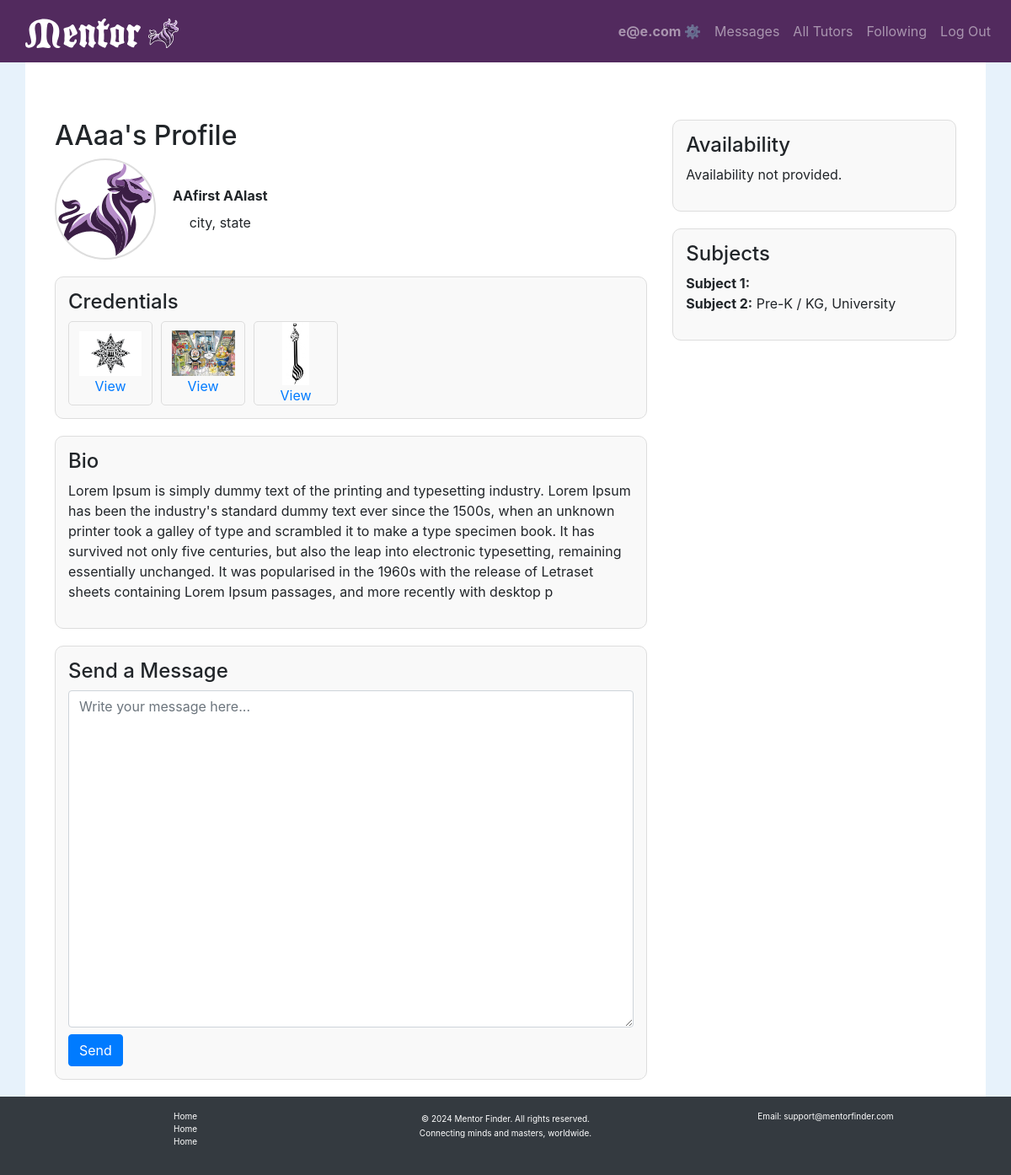
Page /profile/2/ (signed in) on the committed database.
### tutorhub/models.py (models this page shows, shortened)
class User(AbstractUser):
    nickname = models.CharField(max_length=50, blank=True, null=True)
    email = models.EmailField(unique=True)
    is_tutor = models.BooleanField(default=False)
    street_address = models.TextField(blank=True, null=True)
    city = models.CharField(max_length=100, blank=True, null=True)
    state = models.CharField(max_length=100, blank=True, null=True)
    zip_code = models.CharField(max_length=10, blank=True, null=True)
    profile_image = models.ImageField(upload_to="profile_images/", blank=True, null=True)
    bio = models.TextField(blank=True, null=True)
    birthdate = models.DateField(blank=True, null=True)
    availability = models.JSONField(default=dict, blank=True, null=True)  # Only used if is_tutor is True
    subject_grades = models.ManyToManyField('SubjectGrade', blank=True, related_name="users")  # Added field
    liked_by = models.ManyToManyField("self", symmetrical=False, blank=True, related_name="liked_tutors")
    USERNAME_FIELD = "email"
    REQUIRED_FIELDS = ["username"]

class Credential(models.Model):
    file = models.FileField(upload_to="credentials/")
    user = models.ForeignKey(User, related_name="credentials", on_delete=models.CASCADE)

class SubjectGrade(models.Model):
    tutor = models.ForeignKey(User, on_delete=models.CASCADE, related_name="tutor_subject_grades")
    subject = models.CharField(max_length=100)
    grade_levels = models.JSONField(default=list)  # Stores grade levels as a list (e.g., ["Elementary", "High School"])
    class Meta:
        unique_together = ('tutor', 'subject')  # Each tutor can teach a subject only once.

### tutorhub/views.py (the view)
# urls.py: path('profile/<int:user_id>/', views.profile, name='profile'),  # View another user's profile
@login_required
def profile(request, user_id=None):
    profile_user = request.user if user_id is None else get_object_or_404(User, id=user_id)
    credentials = profile_user.credentials.all()
    for credential in credentials:
        credential.is_image = credential.file.url.lower().endswith(('.jpg', '.jpeg', '.png'))
    return render(request, 'tutorhub/profile.html', {
        'profile': profile_user,
        'credentials': credentials,
        'is_own_profile': profile_user == request.user,
    })

### tutorhub/templates/tutorhub/profile.html (shortened to what this page needs)
{% extends "tutorhub/layout.html" %}
{% load static %}
{% block body %}
<div class="container mt-5">
    <div class="row">
        <div class="col-md-8">
            <h2>{{ profile.nickname }}'s Profile</h2>
            <div class="profile-header">
                <div id="stack-vertical">
                    {% if profile.profile_image %}
                        <img id="profile-img" src="{{ profile.profile_image.url }}" alt="{{ profile.nickname }}">
                    {% else %}
                        <img id="profile-img" src="{% static 'tutorhub/images/mentor-logo-bull.svg' %}" alt="Default Logo">
                    {% endif %}
                </div>
                <div id="stack-vertical">
                    <strong>{{ profile.first_name }} {{ profile.last_name }}</strong>
                    <div>{{ profile.city|default:"City not available" }}, {{ profile.state|default:"State not available" }}</div>
                </div>
            </div>
            <div class="credentials-container">
                <h4>Credentials</h4>
                <div style="display: flex; flex-wrap: wrap; gap: 10px;">
                    {% for credential in credentials %}
                        <a href="{{ credential.file.url }}" target="_blank">
                            <div class="credential-box">
                                {% if credential.is_image %}
                                    <img src="{{ credential.file.url }}" alt="Credential Image">
                                {% else %}
                                    <img src="{% static 'tutorhub/images/credential-icon.png' %}" alt="Default Credential Icon">
                                {% endif %}
                                <div>View</div>
                            </div>
                        </a>
                    {% empty %}
                        <p>No credentials available.</p>
                    {% endfor %}
                </div>
            </div>
            <div class="bio-container">
                <h4>Bio</h4>
                <p>{{ profile.bio|default:"No bio available." }}</p>
            </div>
            {% if user.is_authenticated %}
            <div class="message-container">
                <h4>Send a Message</h4>
                <form action="{% url 'send_message' profile.id %}" method="post">
                    <textarea name="content" rows="3" class="form-control mb-2" placeholder="Write your message here..." required></textarea>
                    <button type="submit" class="btn btn-primary">Send</button>
                </form>
            </div>
            {% endif %}
        </div>
        <div class="col-md-4">
            <div class="right-column-section">
                <h4>Availability</h4>
                <ul>
                    {% for day, time in profile.availability.items %}
                        <li><strong>{{ day|title }}:</strong> {{ time }}</li>
                    {% empty %}
                        <p>Availability not provided.</p>
                    {% endfor %}
                </ul>
            </div>
            <div class="right-column-section">
                <h4>Subjects</h4>
                <ul>
                    {% for subject_grade in profile.tutor_subject_grades.all %}
                        <li><strong>{{ subject_grade.subject }}:</strong> {{ subject_grade.grade_levels|join:", " }}</li>
                    {% empty %}
                        <p>No subjects available.</p>
                    {% endfor %}
                </ul>
            </div>
        </div>
    </div>
</div>
{% endblock %}

### tutorhub/templates/tutorhub/layout.html (shortened to what this page needs)
{% load static %}
<!DOCTYPE html>
<html lang="en">
    <head>
        <link rel="stylesheet" href="https://stackpath.bootstrapcdn.com/bootstrap/4.4.1/css/bootstrap.min.css">
        <link rel="stylesheet" href="{% static 'tutorhub/styles.css' %}">
    </head>
    <body>
    <nav class="navbar navbar-expand-lg navbar-dark sticky-top">
        <a class="navbar-brand"  href="{% url 'index' %}">
            <div>
                <img class="navbar-logo" src="{% static '/tutorhub/images/mentor-logo-text.svg' %}" alt="Mentor Logo" class="logo">
                <img class="navbar-logo" src="{% static '/tutorhub/images/mentor-logo-bull.svg' %}" alt="Mentor Logo" class="logo">
            </div>
        </a>
        <div class="ml-auto">
            <ul class="navbar-nav mr-auto">
                {% if user.is_authenticated %}
                    <li class="nav-item"><a class="nav-link" id="menu-username" href="{% url 'my_profile' %}"><strong>{{ user.username }} ⚙️</strong></a></li>
                    <li class="nav-item"><a class="nav-link" id="menu-messages" href="#">Messages
                        <a></li>
                {% endif %}
                    <li class="nav-item"><a class="nav-link" id="menu-all-tutors" href="{% url 'index' %}">All Tutors</a></li>
                {% if user.is_authenticated %}
                    <li class="nav-item"><a class="nav-link" id="menu-following" href="#">Following</a></li>
                    <li class="nav-item"><a class="nav-link" href="{% url 'logout' %}">Log Out</a></li>
                {% else %}
                    <li class="nav-item"><a class="nav-link" href="{% url 'login' %}">Log In</a></li>
                    <li class="nav-item"><a class="nav-link" href="{% url 'register' %}">Register</a></li>
                {% endif %}
            </ul>
        </div>
    </nav>
    <div id="main-content">
        {% block body %}
        {% endblock %}
    </div>
    </body>
    <footer class="bg-dark text-white mt-auto py-3">
        <div class="container" id="footer-title">
            <div class="row">
                <div class="col-md-4 text-center">
                    <ul class="list-unstyled" id="footer-link">
                        <li><a href="{% url 'index' %}" class="text-white">Home</a></li>
                        <li><a href="{% url 'index' %}" class="text-white">Home</a></li>
                        <li><a href="{% url 'index' %}" class="text-white">Home</a></li>
                    </ul>
                </div>
                <div class="col-md-4 text-center">
                    <span class="mb-0" id="footer-link">© {% now "Y" %} Mentor Finder. All rights reserved.</u>
                    <p id="footer-link">Connecting minds and masters, worldwide.</p>
                </div>
                <div class="col-md-4 text-center">
                    <p id="footer-link">Email: support@mentorfinder.com</p>
                </div>
            </div>
        </div>
    </footer>
</html>

### tutorhub/static/tutorhub/styles.css (style rules this page uses)
body { background-color: rgb(231, 242, 251); }
html, body { height: 100%; margin: 0; display: flex; flex-direction: column; }
#main-content { background-color: white; margin: 0 30px; width: auto; display: flex; flex-direction: column; flex: 1; padding: 20px; }
.navbar { background-color: #522A5E; padding-left: 30px; }
.navbar-brand { font-size: xx-large }
.navbar-logo { height: 35px; width: auto; max-height: 50px; }
ul { list-style: none; }
textarea { min-height: 400px; }
#stack-vertical { display: flex; flex-direction: column; align-items: center; gap: 8px; }
.profile-header { display: flex; gap: 20px; align-items: center; }
#profile-img { width: 120px; height: 120px; object-fit: cover; border-radius: 50%; border: 2px solid #ddd; }
.credentials-container { margin-top: 20px; padding: 15px; border: 1px solid #ddd; border-radius: 10px; background-color: #f9f9f9; }
.credential-box { border: 1px solid #ddd; padding: 10px; text-align: center; border-radius: 5px; width: 100px; height: 100px; display: flex; flex-direction: column; justify-content: center; align-items: center; }
.credential-box img { max-width: 75px; max-height: 75px; object-fit: fill; }
.bio-container { margin-top: 20px; padding: 15px; border: 1px solid #ddd; border-radius: 10px; background-color: #f9f9f9; }
.message-container { margin-top: 20px; padding: 15px; border: 1px solid #ddd; border-radius: 10px; background-color: #f9f9f9; }
.right-column-section { padding: 15px; border: 1px solid #ddd; border-radius: 10px; background-color: #f9f9f9; margin-bottom: 20px; }
.right-column-section ul { padding: 0; list-style: none; }
#footer-title { font-size: small; }
#footer-link { font-size: x-small; }

### rows in the picture
User: username "e@e.com"
User: nickname "AAaa", first_name "AAfirst", last_name "AAlast", city "city", state "state", bio "Lorem Ipsum is simply dummy text of the printing and typesetting industry. Lorem Ipsum has been the industry's standard dummy text ever since the 1500s, when an unknown printer took a galley of type and scrambled it to make a type specimen book. It has survived not only five centuries, but also the leap into electronic typesetting, remaining essentially unchanged. It was popularised in the 1960s with the release of Letraset sheets containing Lorem Ipsum passages, and more recently with desktop p"
Credential: file (picture)
Credential: file (picture)
Credential: file (picture)
SubjectGrade: subject "Subject 1"
SubjectGrade: subject "Subject 2", grade_levels "Pre-K / KG, University"
